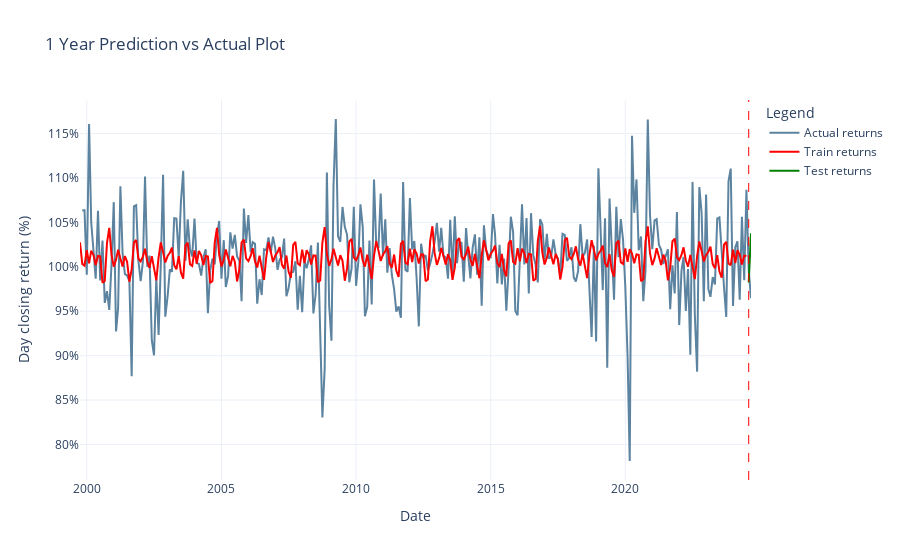

The cell this chart's notebook holds for it:
### Code cell
forecasts = train_and_plot(dataframe=df, months=1)

### Figure 1 — Plotly figure (JSON) as saved in the notebook; plotly's stock layout.template omitted (floating-point values rounded to 4 significant figures; data arrays with more than 128 entries replaced by an {"elided": "..."} marker saying what was removed)
{"data": [{"line": {"color": "#5c839f", "width": 2}, "mode": "lines", "name": "Actual returns", "x": {"elided": "300 str values"}, "y": {"elided": "300 float values"}, "type": "scatter"}, {"line": {"color": "red", "width": 2}, "mode": "lines", "name": "Train returns", "x": {"elided": "298 str values"}, "y": {"elided": "298 float values"}, "type": "scatter"}, {"line": {"color": "green", "width": 2}, "mode": "lines", "name": "Test returns", "x": ["2024-08-01", "2024-09-01"], "y": [0.9824, 1.038], "type": "scatter"}], "layout": {"shapes": [{"line": {"color": "red", "dash": "dash", "width": 1}, "type": "line", "x0": "2024-08-01", "x1": "2024-08-01", "xref": "x", "y0": 0, "y1": 1, "yref": "y domain"}], "yaxis": {"title": {"text": "Day closing return (%)"}, "tickformat": ".0%"}, "title": {"text": "1 Year Prediction vs Actual Plot"}, "xaxis": {"title": {"text": "Date"}}, "legend": {"title": {"text": "Legend"}}}}
